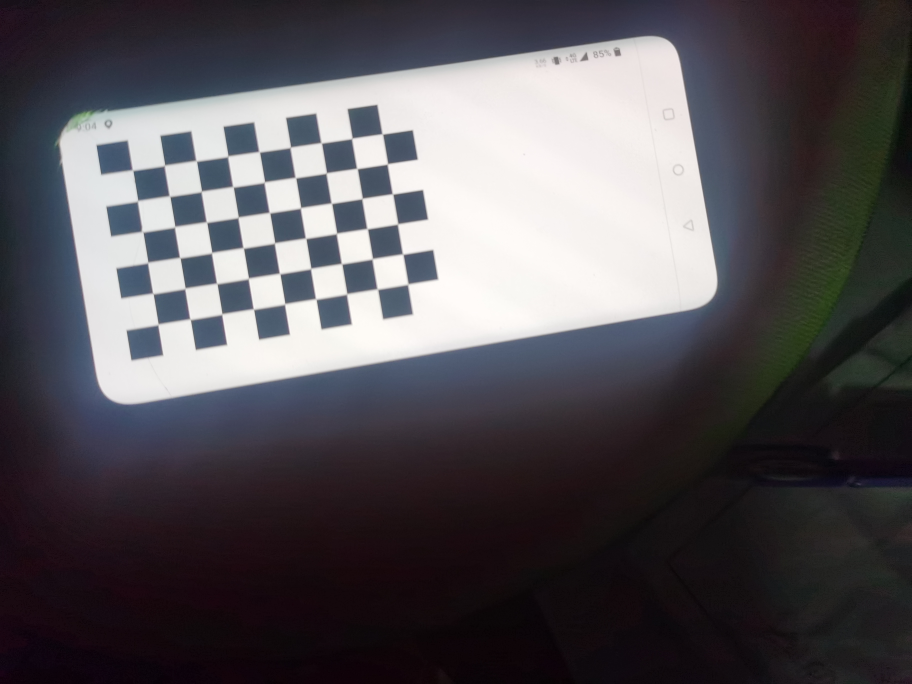
//> input picture 2022/OpenCV4 tutorial/calibration/c++/IMG_20221028_210438_BURST011.jpg, 3648 x 2736 px (shown at 1/4 size)
$ ./camera_calibration_simple   (built with g++ and OpenCV 4)
//> lines starting //> are read from the running program, lines starting //| are printed output that depends on the picture
//
// Created by pc004 on 2022/11/13.
//
#include <opencv2/opencv.hpp>
#include <opencv2/calib3d.hpp>
using namespace cv;
using namespace std;
int main() {
    // calib参数flag
    int flag = 0;
    bool ret;
    flag |= CALIB_FIX_PRINCIPAL_POINT;// 固定光轴中心，一般不变焦就是固定
    flag |= CALIB_ZERO_TANGENT_DIST; // 有切向畸变
    flag |= CALIB_FIX_ASPECT_RATIO; // 焦距fx/fy比例固定

    vector<vector<Point2f>> imagePoints;

    vector<Point2f> CornerPoints;

    Size imageSize;
    //const Scalar RED(0, 0, 255), GREEN(0, 255, 0);

    Mat view = imread("IMG_20221028_210438_BURST011.jpg"), viewGray;
//> view is the input picture: 2736 rows x 3648 cols, CV_8UC3; mean B, G, R 89.1, 84.5, 87.5
    imageSize = view.size();  // 输入图片的大小
//> imageSize = Size(3648, 2736)

    // 是否需要水平翻转图片
    if (false) flip(view, view, 0);
    /**
     * @patternSize 是要获取的棋盘点的多少，这里是9x6个棋盘点
     * @CornerPoints 找到9x6角点在图像中的坐标
     */
    ret = findChessboardCorners(view, Size(9, 6), CornerPoints);
//> ret = true; CornerPoints = 54 Points (x, y), first 12: [530.5, 681], [659.5, 664], [785.5, 644.5], [911.5, 627], [1037, 608.5], [1162, 591.5], [1286, 572], [1408.5, 555], [1530, 537], [551, 805], [677.5, 786.5], [806, 768]
    if (!ret) {
        cerr << "find ChessBoard Pattern failed" << endl;
        return EXIT_FAILURE;
    }
    cvtColor(view, viewGray, COLOR_BGR2GRAY); // 转变成灰度图
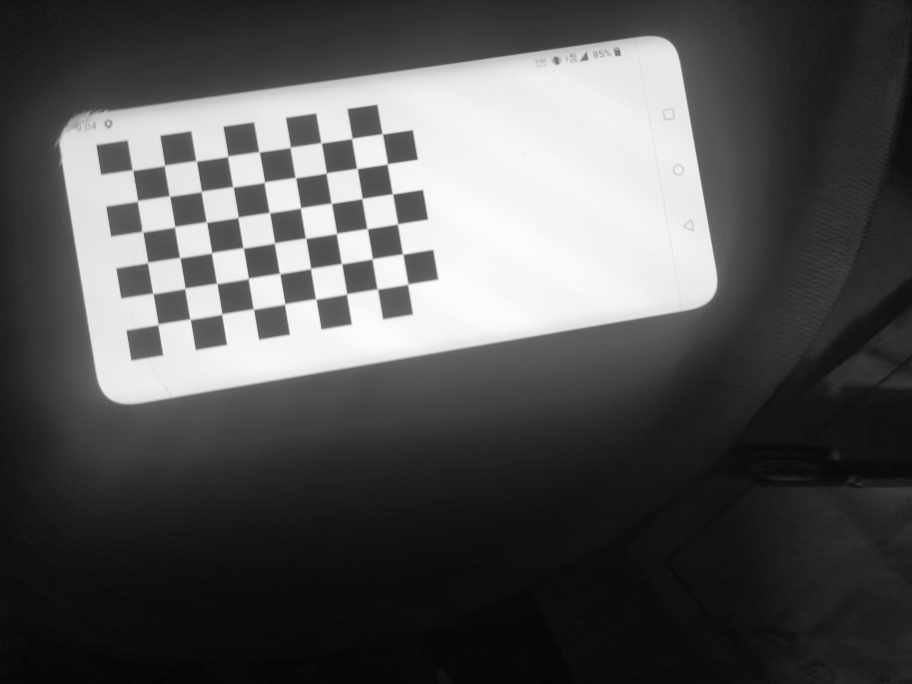
//> viewGray: 2736 rows x 3648 cols, CV_8UC1 (shown at 1/4 size); min 0, max 255, mean 85.9

    cornerSubPix(viewGray, CornerPoints, Size(11, 11), Size(-1, -1), TermCriteria(TermCriteria::EPS + TermCriteria::COUNT, 30, 0.0001));// 在角点检测中精确化角点位置，CornerPoints是输入角点的初始坐标以及精准化后的坐标用于输出。
//> CornerPoints = 54 Points (x, y), first 12: [532.5, 682.7], [660.3, 662.2], [787.3, 645.8], [913.4, 625.7], [1038.9, 608.9], [1163.1, 590.5], [1286.8, 573.3], [1408.9, 555], [1530.8, 537.5], [552.4, 803.7], [680.6, 786.2], [807.5, 766.4]

    Mat org = view.clone(); // 因为下面的函数会丢失原始图像数据，所以要备份
    drawChessboardCorners(view, Size(9, 6), CornerPoints, ret);// 在view上绘制棋盘角点


    // 显示角点
    Mat showView;
    resize(view, showView, Size(), .6, .6);
    imshow("Chessboard view", showView);


    float squareSize = 5; // 每个棋盘各自边长squareSize
    vector<vector<Point3f> > objectPoints(1);

    // objectPoints[0]制作对应的9*6的三维角点坐标集合，{[1 i 0]~[8 i 0]  i: 0~5} * squareSize
    objectPoints[0].resize(54);

    std::for_each(objectPoints[0].begin(), objectPoints[0].end(), [=](Point3f &each) {
        static int i = 0;
        each.x = i%9 * squareSize;
        each.y = i/9 * squareSize;
        i++;
    });
    imagePoints.emplace_back(CornerPoints);
//> imagePoints = 1 point lists
    auto newObjPoints = objectPoints[0]; // newObjPoints是objectPoints的副本


    int iFixedPoint = -1;
    double rms;
    Mat cameraMatrix, distCoeffs, rotationMatrix;
    Mat rvecs, tvecs;
    // objectPoints和imagePoints里的数据结构是 [图1的世界坐标点集合, 图2的世界坐标点集合,...] [图1的对应图像坐标点集合, 图2的对应图像坐标点集合,...]
    rms = calibrateCameraRO(objectPoints, imagePoints, imageSize, iFixedPoint, cameraMatrix, distCoeffs, rvecs, tvecs, newObjPoints, flag | CALIB_USE_LU);
//> rms = 220.5; cameraMatrix = [[907.9, 0, 1823.5], [0, 907.9, 1367.5], [0, 0, 1]]; distCoeffs = [0.00462, -0.00155, 0, 0, 0.000183]; rvecs = [[-0.00829, -0.0258, -0.169]]; tvecs = [[-51.45, -27.35, 36.35]]
    cout << "Re-projection error reported by calibrateCamera: " << rms << endl;
//| Re-projection error reported by calibrateCamera: 220.535
    cout << "cameraMatrix: " << cameraMatrix << endl; // 摄像头内参
//| cameraMatrix: [907.8848041091676, 0, 1823.5;
//|  0, 907.8848041091676, 1367.5;
//|  0, 0, 1]
    cout << "distCoeffs: " << distCoeffs << endl; // 摄像头畸变矩阵
//| distCoeffs: [0.004616452594870509, -0.001547442814471214, 0, 0, 0.0001831121868620301]
    cout << "rvecs: " << rvecs << endl; // 外参旋转向量
//| rvecs: [-0.008290451623433316, -0.02576087580049495, -0.1689535451223506]
    cv::Rodrigues(rvecs, rotationMatrix); // 求解外参旋转矩阵
//> rotationMatrix = [[0.985, 0.168, -0.0249], [-0.168, 0.986, 0.0104], [0.0263, -0.00608, 1]]
    cout << "rotationMatrix: " << rotationMatrix << endl;
//| rotationMatrix: [0.9854311357103114, 0.1682368482543717, -0.02493671313788968;
//|  -0.168023799518854, 0.98572785627607, 0.01042094797182553;
//|  0.02633400022658602, -0.006079165306114144, 0.9996347153741947]
    cout << "tvecs: " << tvecs << endl; // 外参平移向量
//| tvecs: [-51.44682195892473, -27.35452005633262, 36.34769866688629]

// [7 lines of commented-out code are left out]
    Mat undistortView;
    undistort(org, undistortView, cameraMatrix, distCoeffs); // 矫正图像
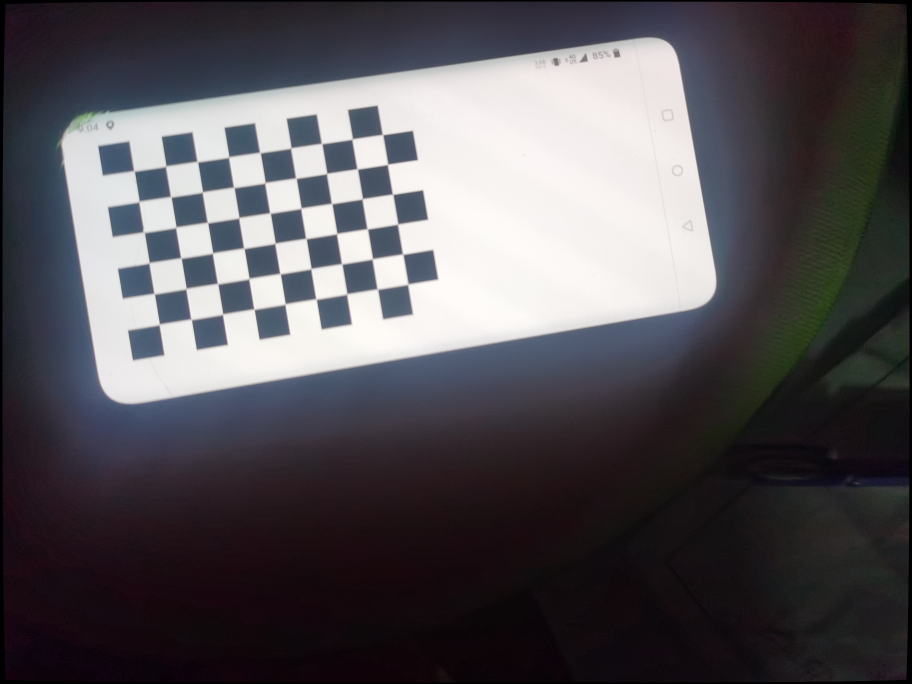
//> undistortView: 2736 rows x 3648 cols, CV_8UC3 (shown at 1/4 size); mean B, G, R 88.2, 83.7, 86.6
    resize(undistortView, showView, Size(), .6, .6);
    imshow("undistort View", showView); // 显示矫正后图像
    waitKey();
}

$ run again, with 2022/OpenCV4 tutorial/calibration/c++/IMG_20221028_210438_BURST002.jpg copied over 2022/OpenCV4 tutorial/calibration/c++/IMG_20221028_210438_BURST011.jpg
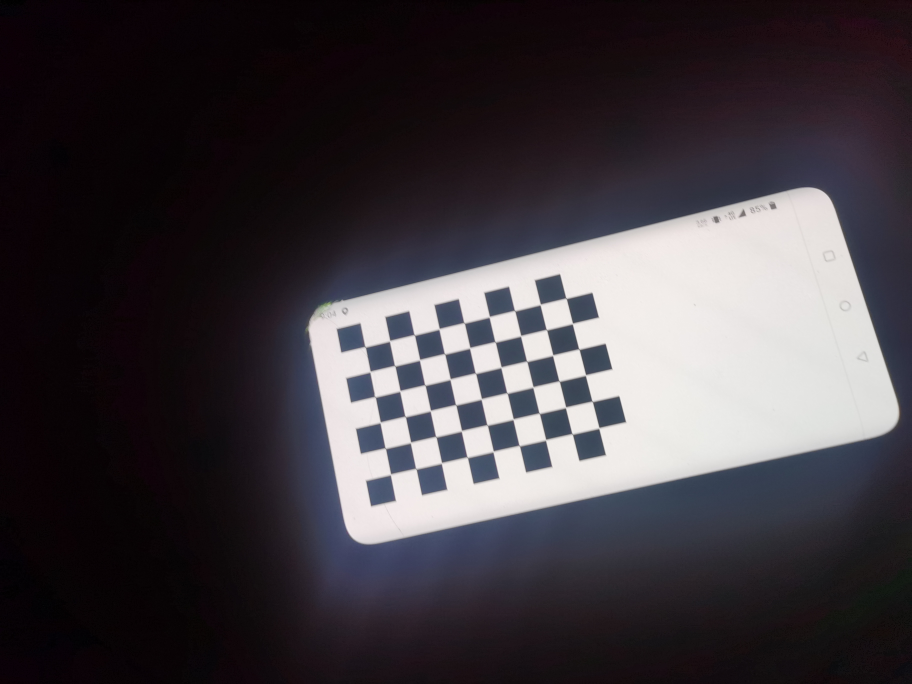
//> input picture 2022/OpenCV4 tutorial/calibration/c++/IMG_20221028_210438_BURST002.jpg, 3648 x 2736 px (shown at 1/4 size)
//> view is the input picture: 2736 rows x 3648 cols, CV_8UC3; mean B, G, R 66.8, 61.7, 66.8
//> `ret = findChessboardCorners(view, Size(9, 6), CornerPoints);`: ret = true; CornerPoints = 54 Points (x, y), first 12: [1461.5, 1388.5], [1559.5, 1365], [1658.5, 1341.5], [1757.5, 1317], [1858.6, 1293.9], [1959, 1269], [2059.7, 1245.4], [2162, 1219.5], [2265.5, 1194.5], [1482, 1488.5], [1580.9, 1465.6], [1680, 1441]
//> `cvtColor(view, viewGray, COLOR_BGR2GRAY);`:
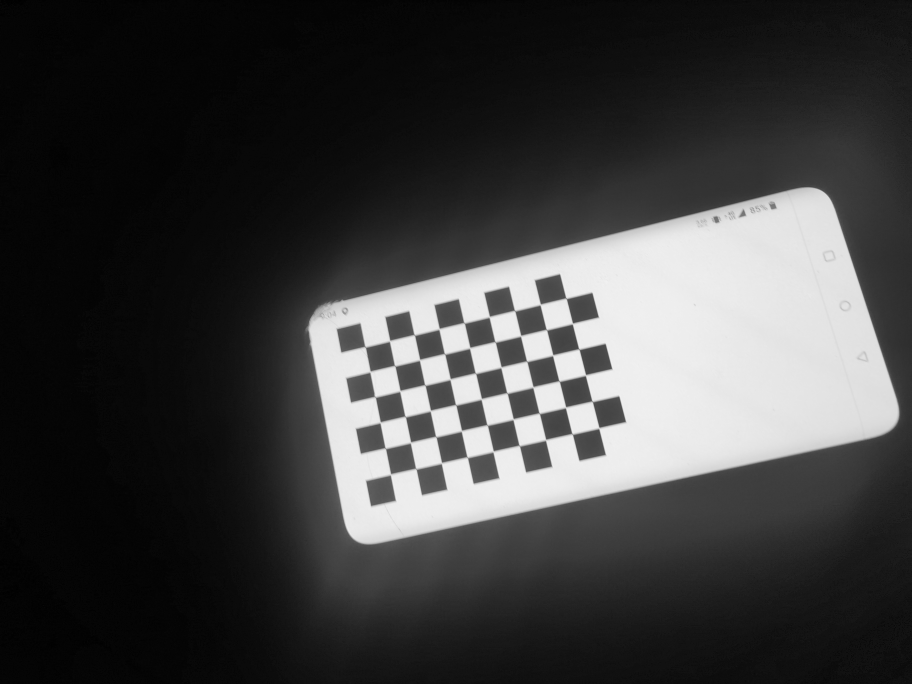
//> viewGray: 2736 rows x 3648 cols, CV_8UC1 (shown at 1/4 size); min 0, max 245, mean 63.8
//> `cornerSubPix(viewGray, CornerPoints, Size(11, 11), Size(-1, -1), TermC..`: CornerPoints = 54 Points (x, y), first 12: [1462, 1388.6], [1560.2, 1364.6], [1658.7, 1341], [1757.8, 1316.8], [1857.9, 1292.8], [1958.5, 1268.5], [2059.9, 1244], [2162.2, 1219.2], [2265.7, 1194.4], [1481.7, 1487.5], [1580.5, 1464.4], [1679.9, 1440.5]
//> imagePoints = 1 point lists
//> rms = 0.415; cameraMatrix = [[2659.1, 0, 1823.5], [0, 2659.1, 1367.5], [0, 0, 1]]; distCoeffs = [0.123, -0.381, 0, 0, -12.96]; rvecs = [[-0.144, 0.114, -0.227]]; tvecs = [[-17.71, 1.04, 130.4]]
//| Re-projection error reported by calibrateCamera: 0.415017
//| cameraMatrix: [2659.123361053728, 0, 1823.5;
//|  0, 2659.123361053728, 1367.5;
//|  0, 0, 1]
//| distCoeffs: [0.1229156083660975, -0.3814631862057785, 0, 0, -12.9572865213584]
//| rvecs: [-0.1438363131250365, 0.1138325954299711, -0.2267036931098585]
//> rotationMatrix = [[0.968, 0.215, 0.128], [-0.232, 0.964, 0.129], [-0.096, -0.155, 0.983]]
//| rotationMatrix: [0.9680511680685918, 0.215375353904731, 0.1284149248780954;
//|  -0.231632909539349, 0.9642129719577479, 0.1289943406771906;
//|  -0.096037134585382, -0.1546182448445824, 0.983295513638606]
//| tvecs: [-17.71436651227811, 1.042588904803347, 130.4198690475895]
//> `resize(undistortView, showView, Size(), .6, .6);`:
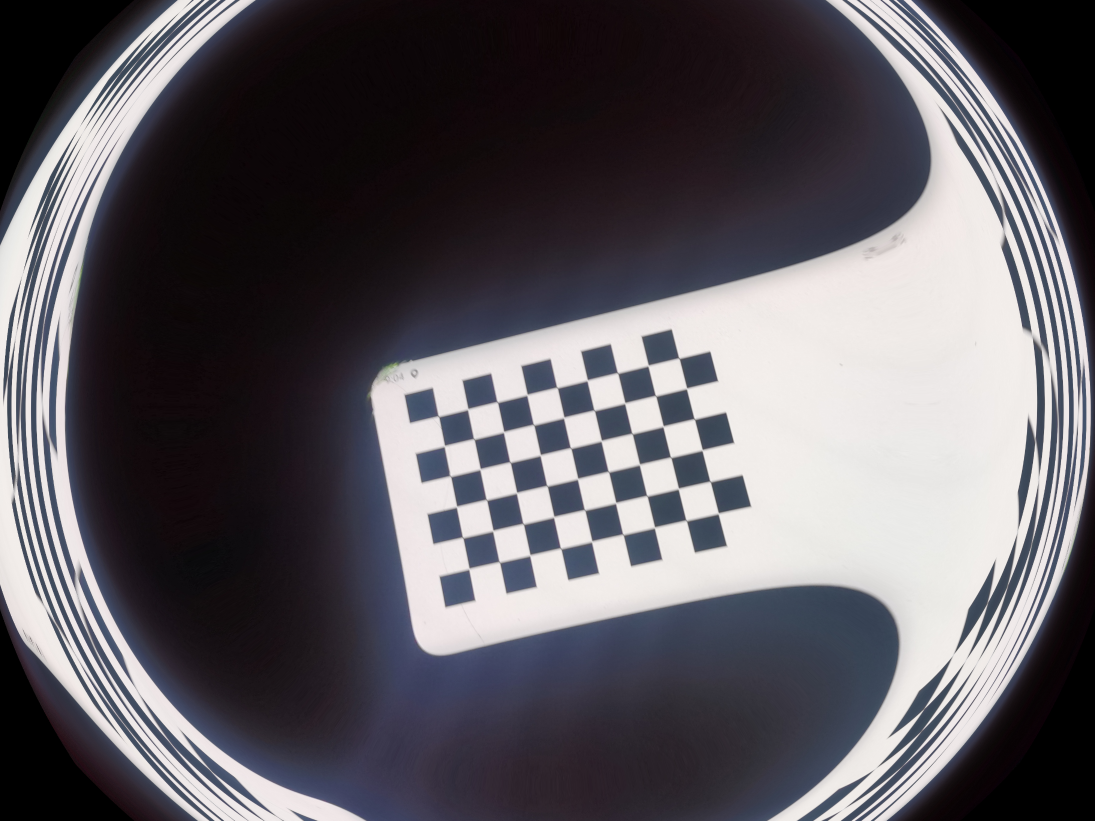
//> showView: 1642 rows x 2189 cols, CV_8UC3 (shown at 1/2 size); mean B, G, R 98.5, 92.6, 95.8

$ run again, with 2022/OpenCV4 tutorial/calibration/c++/IMG_20221028_210438_BURST003.jpg copied over 2022/OpenCV4 tutorial/calibration/c++/IMG_20221028_210438_BURST011.jpg
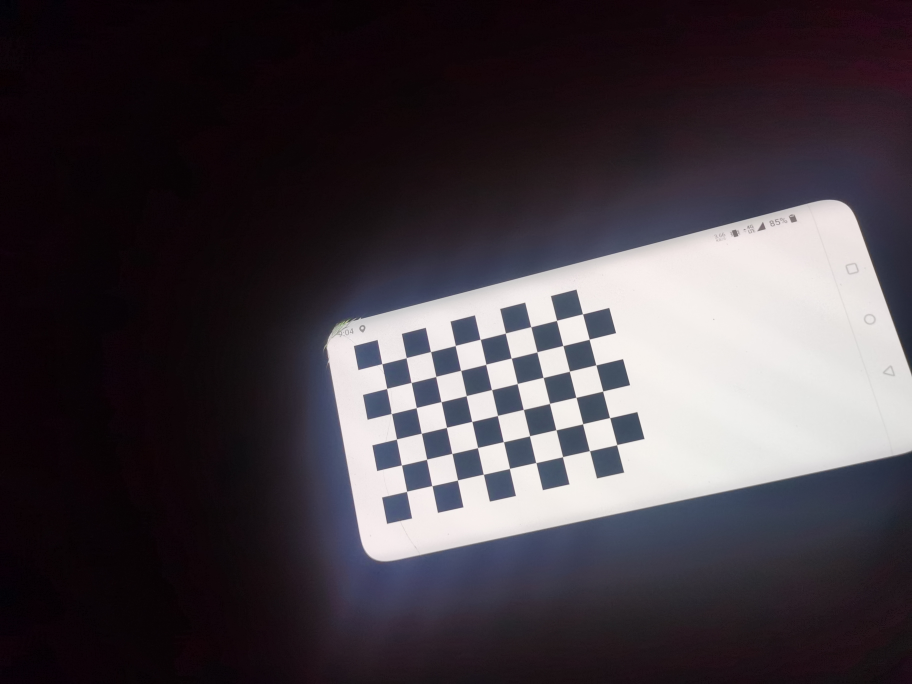
//> input picture 2022/OpenCV4 tutorial/calibration/c++/IMG_20221028_210438_BURST003.jpg, 3648 x 2736 px (shown at 1/4 size)
//> view is the input picture: 2736 rows x 3648 cols, CV_8UC3; mean B, G, R 68.8, 62.8, 69.5
//> `ret = findChessboardCorners(view, Size(9, 6), CornerPoints);`: ret = true; CornerPoints = 54 Points (x, y), first 12: [1529.4, 1456.7], [1625.9, 1432.2], [1723.2, 1407.3], [1822.4, 1383.3], [1922.5, 1358.5], [2023.4, 1332.5], [2124.2, 1307.9], [2228, 1282.1], [2331.2, 1256.4], [1548.6, 1554.6], [1646.2, 1531.3], [1745.2, 1506.4]
//> `cvtColor(view, viewGray, COLOR_BGR2GRAY);`:
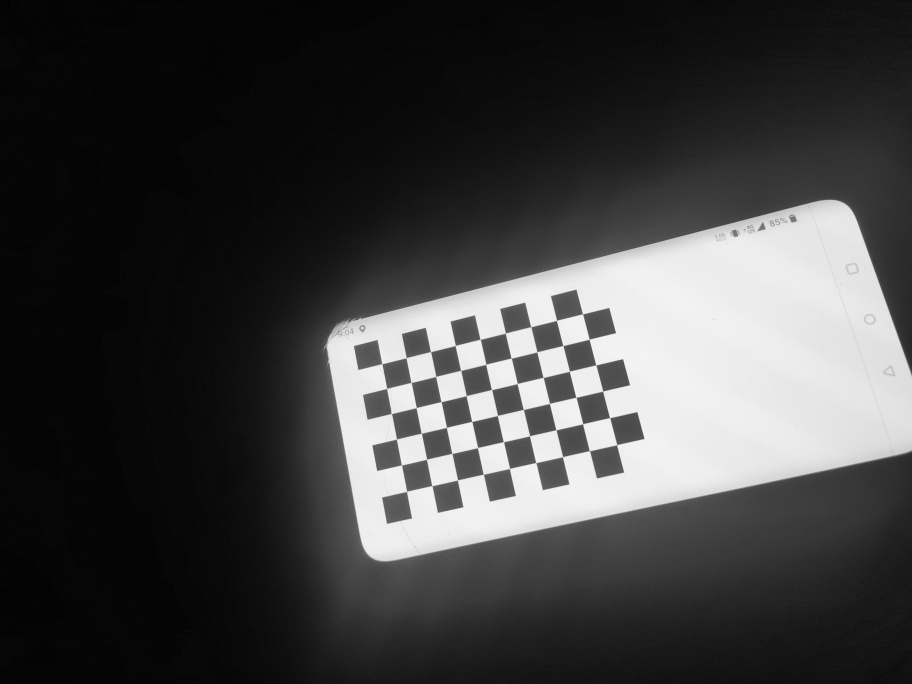
//> viewGray: 2736 rows x 3648 cols, CV_8UC1 (shown at 1/4 size); min 0, max 252, mean 65.5
//> `cornerSubPix(viewGray, CornerPoints, Size(11, 11), Size(-1, -1), TermC..`: CornerPoints = 54 Points (x, y), first 12: [1529, 1456.3], [1626.1, 1432.1], [1723.7, 1407.8], [1822.5, 1383.3], [1922.1, 1358.5], [2022.7, 1333.6], [2124.6, 1308.4], [2227.5, 1282.7], [2331.5, 1256.9], [1548.2, 1555], [1646, 1531.2], [1744.6, 1507.1]
//> imagePoints = 1 point lists
//> rms = 0.273; cameraMatrix = [[2814.1, 0, 1823.5], [0, 2814.1, 1367.5], [0, 0, 1]]; distCoeffs = [0.202, -3.31, 0, 0, 18.4]; rvecs = [[-0.191, 0.159, -0.229]]; tvecs = [[-14.48, 4.37, 138.6]]
//| Re-projection error reported by calibrateCamera: 0.272848
//| cameraMatrix: [2814.136789542955, 0, 1823.5;
//|  0, 2814.136789542955, 1367.5;
//|  0, 0, 1]
//| distCoeffs: [0.2015358472564337, -3.307683858259847, 0, 0, 18.40033149064484]
//| rvecs: [-0.1910474630728214, 0.159447358584807, -0.2290006312326586]
//> rotationMatrix = [[0.961, 0.21, 0.178], [-0.24, 0.956, 0.169], [-0.135, -0.206, 0.969]]
//| rotationMatrix: [0.9614372519334647, 0.2095742200330754, 0.1780928322312706;
//|  -0.2397470249944819, 0.9559519920296644, 0.1693432990726579;
//|  -0.1347582079167079, -0.2055101827940516, 0.9693326519657908]
//| tvecs: [-14.48369712038707, 4.372918563640697, 138.5683487238434]
//> `undistort(org, undistortView, cameraMatrix, distCoeffs);`:
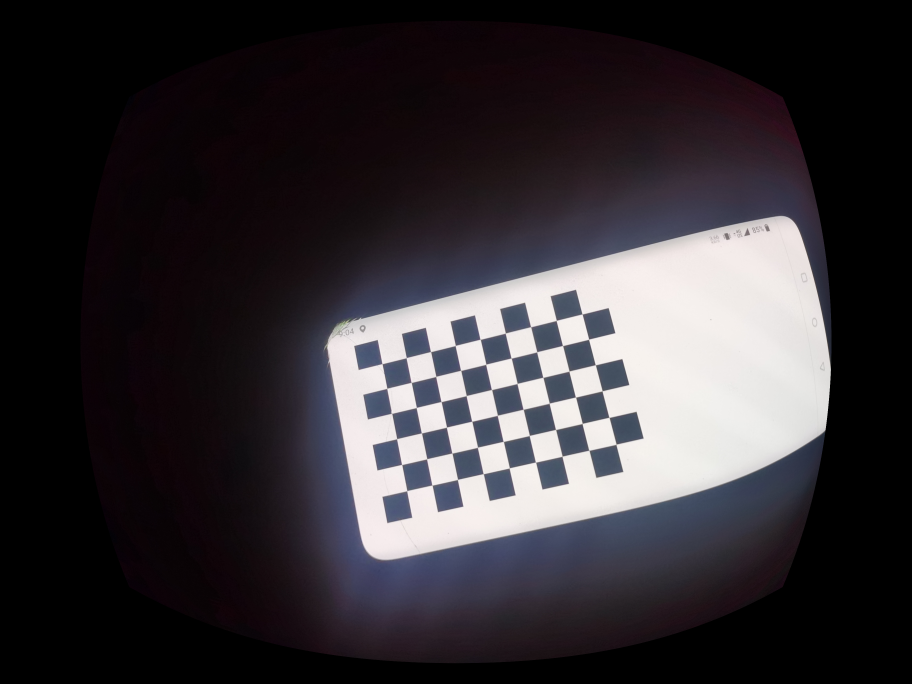
//> undistortView: 2736 rows x 3648 cols, CV_8UC3 (shown at 1/4 size); mean B, G, R 54.7, 50.5, 54.4
